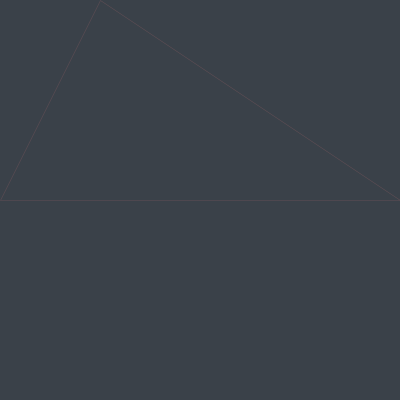
Frame 1 (no input)
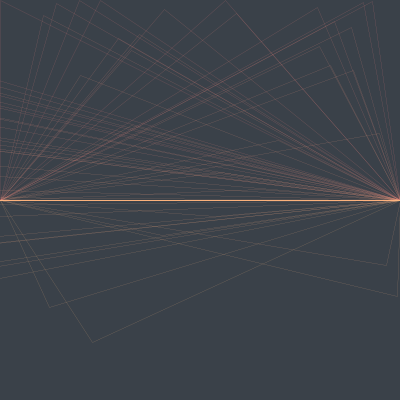
Frame 60 (the mouse pressed at the canvas centre just before this capture)
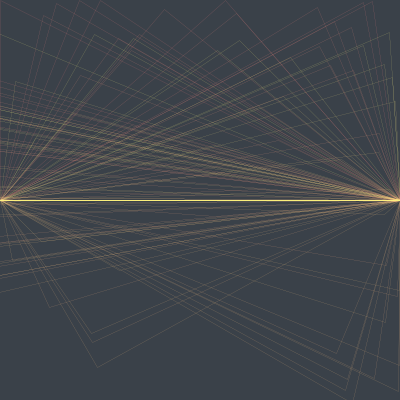
Frame 120 (the mouse held since frame 60 and released just before this capture)

The Processing sketch that drew these frames (run headless with seeded random() and noise(); from frame 60 on, the mouse is pressed at the canvas centre):

// Processing sketch: processing_115818
// ── processing_115818.pde

float x = 100;   // x location of square
float y = 0;     // y location of square

float speed = 0;  
float gravity = 0.1;  
float c1 = 0;      
float c2 = 250;
float c1dir = 0.5;  
float c2dir = -0.5;

void setup() {
  size(400, 400);
  colorMode(HSB, 360, 100, 100, 100);
  background(214,21,29);
  
}

void draw() {
  
  strokeWeight(0.1);
  stroke(c1, 50, c2+20, 80);
  noFill();
  
  
  triangle(0,height/2, x, y, width, height/2);

  c1=c1+c1dir;
  c2 = c2+c2dir;  
  y = y + 2*speed;
  speed = speed + gravity;
  x= 400*sin(y);

  if (y > height) {
    speed = speed * -0.95;
  }
  if (c1 < 0 || c1 > 360) {
    c1dir *= -1;
  }

  if (c2 < 0 || c2 > 100) {
    c2dir *= -1;
  }
}
